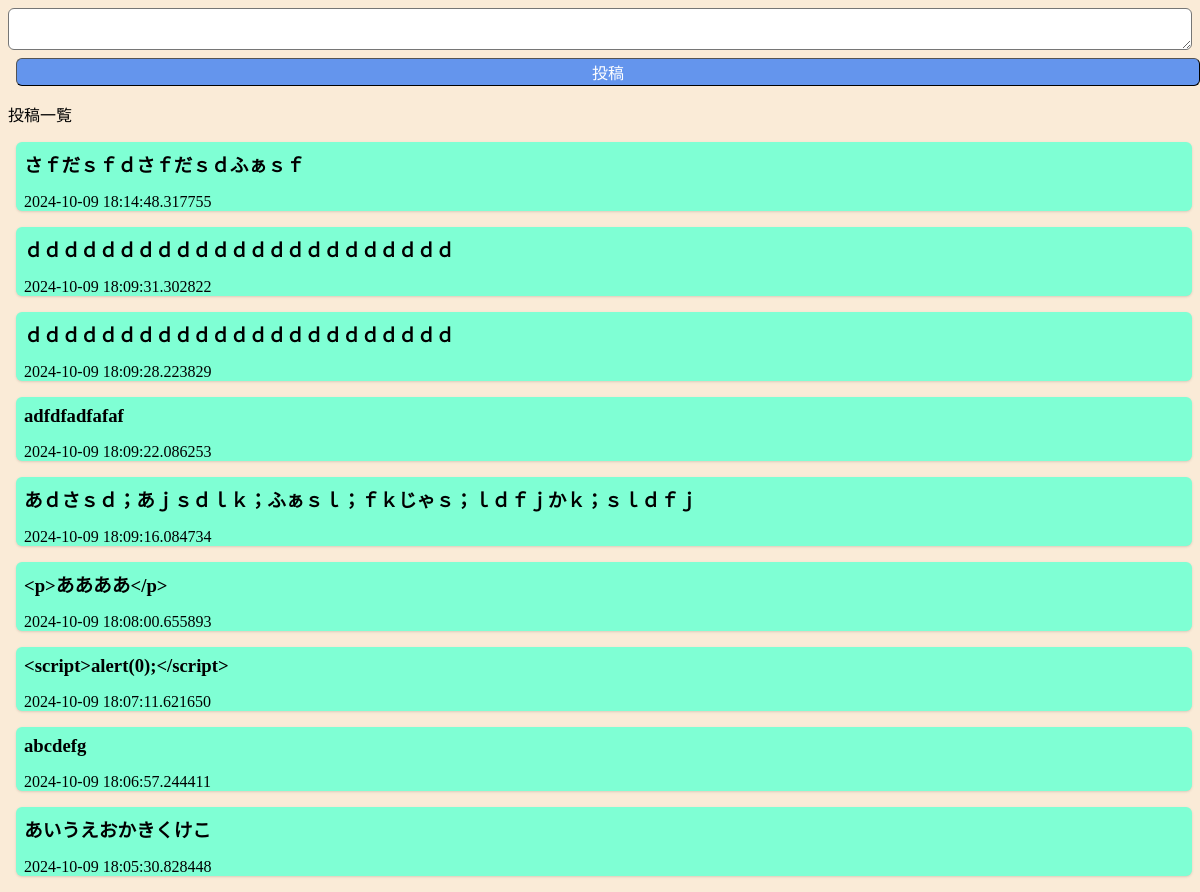
Before: / with the older database file.
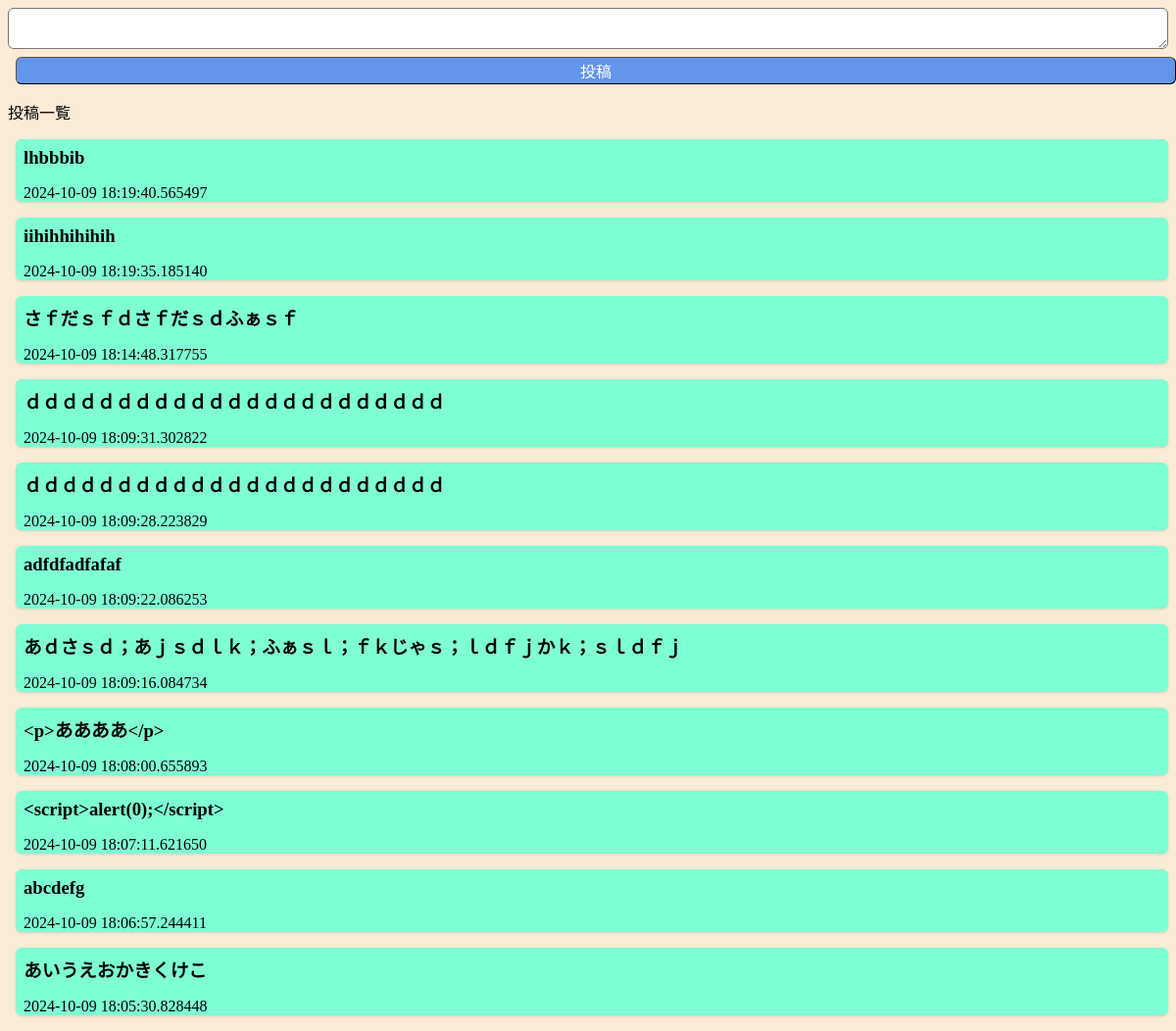
After: the same page with the newer database file.
### tables this page shows
CREATE TABLE posts(
    id INTEGER PRIMARY KEY AUTOINCREMENT,
    content STRING,
    created_at DATETIME
);

### app.py (the view)
@app.route("/", methods=["GET", "POST"])
def index():
    if request.method == "GET":
        data = {"posts": []}
        data["posts"] = get_posts(cur)
        return render_template("index.html", data=data)
    else:
        content = request.form.get("content")
        set_post(cur,content)
        return redirect("/")

### features.py (called while the page is built)
def get_posts(cur: sqlite3.Cursor):
    result = cur.execute("""
        SELECT content,created_at
        FROM posts
        ORDER BY created_at DESC
        LIMIT 100"""
        ).fetchall()
    posts = [dict(content=item[0], created_at=item[1])for item in result]
    return posts

### templates/index.html (shortened to what this page needs)
<head>
    <link rel="stylesheet" href="../static/css/main.css">
</head>
<body>
    <form method="POST">
        <textarea name="content"></textarea>
        <input type="submit" value="投稿">
    </form>
    <p>投稿一覧</p>
    {% for post in data["posts"] %}
    <div class="post">
        <h3>{{ post["content"] }}</h3>
        <p>{{ post["created_at"] }}</p>
    </div>
    {% endfor %}
</body>

### static/css/main.css (style rules this page uses)
.post { --tw-shadow: 0 1px 3px 0 rgb(0 0 0 / 0.1), 0 1px 2px -1px rgb(0 0 0 / 0.1); --tw-shadow-colored: 0 1px 3px 0 var(--tw-shadow-color), 0 1px 2px -1px var(--tw-shadow-color); box-shadow: var(--tw-ring-offset-shadow, 0 0 #0000), var(--tw-ring-shadow, 0 0 #0000), var(--tw-shadow); border-radius: 0.375rem; border-width: 1px; background-color: aquamarine; padding: 0.5rem 0 0 0.5rem; margin: 0.5rem 0 0 0.5rem; }
h3 { margin: 0 0 0 0; }
body { background-color: antiquewhite; }
textarea { width: 100%; font-size: 1rem; border-radius: 0.375rem; }
input { width: 100%; background-color: cornflowerblue; color: white; border-radius: 0.375rem; border-width: 1px; font-size: 1rem; margin: 0.5rem 0 0 0.5rem; }

Changed rows visible on the page:
added posts: content "lhbbbib", created_at "2024-10-09 18:19:40.565497"
added posts: content "iihihhihihih", created_at "2024-10-09 18:19:35.185140"
